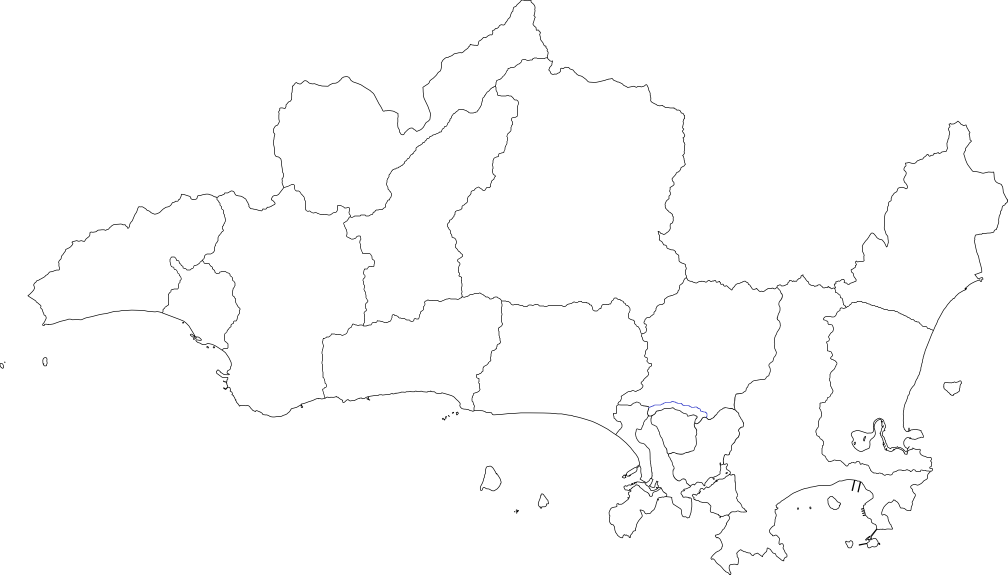
#> input picture 海南省村界/town/wenchang/三亚/change/Sanya_no_label.png, 3023 x 1724 px (shown at 1/3 size)
$ python diag_blue.py
#> lines starting #> are read from the running program, lines starting #| are printed output that depends on the picture
# -*- coding: utf-8 -*-
"""诊断：验证 change/Sanya_no_label.png 中 #3F48CC 画法是否存在、落在哪两个乡镇之间。"""
import numpy as np, cv2, geopandas as gpd, os

IMG = r"D:/Windows/Documents/海南省村界/海南省村界/town/wenchang/三亚/change/Sanya_no_label.png"
SHP = r"D:/Windows/Documents/海南省村界/海南省村界/2002/Final/Hainan_town_topo.shp"
OUT = r"D:/Windows/Documents/海南省村界/海南省村界/town/wenchang/三亚/change"

img = cv2.imdecode(np.fromfile(IMG, dtype=np.uint8), cv2.IMREAD_COLOR)
#> img is the input picture: shape (1724, 3023, 3); mean B, G, R 252.6, 252.6, 252.6
H, W = img.shape[:2]
#> H = 1724; W = 3023
print(f"PNG: {W}x{H}")
#| PNG: 3023x1724

bgr = np.array([204, 72, 63], np.int16)          # #3F48CC -> BGR
d = np.abs(img.astype(np.int16) - bgr).sum(axis=2)
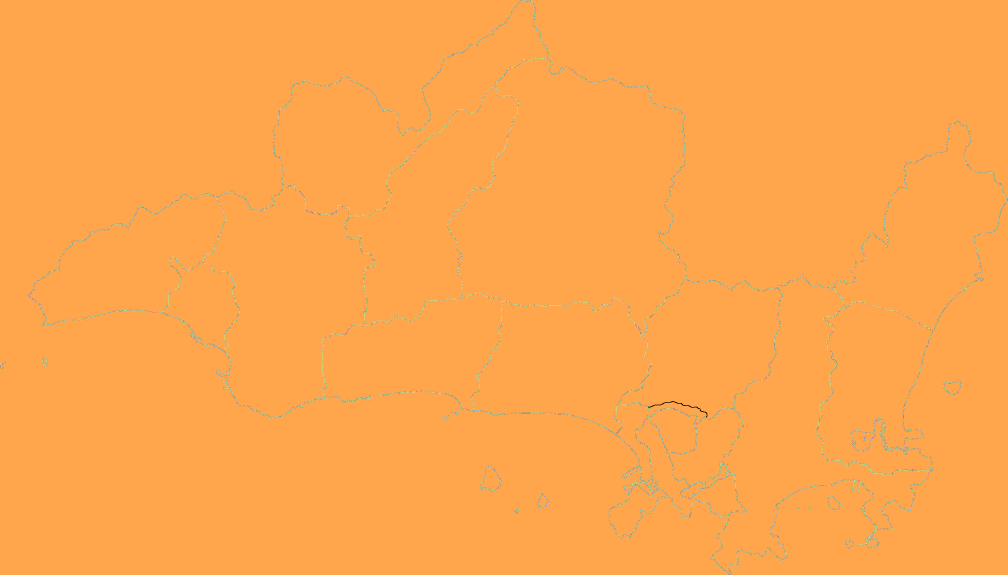
#> d: shape (1724, 3023) int64 (shown at 1/3 size); 185 distinct labels, from 0 to 426; one colour per label, 0 black
ys, xs = np.where(d <= 60)
#> ys = 480 values from 1203 to 1252; xs = 480 values, max 2121 at index 451, min 1945 at index 312, mean 2041
print(f"#3F48CC 像素数(容差60): {len(xs)}")
#| #3F48CC 像素数(容差60): 480
if len(xs):
    print(f"  x范围 [{xs.min()},{xs.max()}]  y范围 [{ys.min()},{ys.max()}]")
#|   x范围 [1945,2121]  y范围 [1203,1252]
    # 裁剪放大查看
    x0, x1 = max(0, xs.min()-120), min(W, xs.max()+120)
#> x0 = 1825; x1 = 2241
    y0, y1 = max(0, ys.min()-120), min(H, ys.max()+120)
#> y0 = 1083; y1 = 1372
    crop = img[y0:y1, x0:x1].copy()
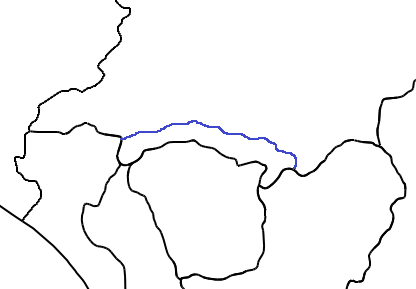
#> crop: shape (289, 416, 3); mean B, G, R 247.5, 247, 247
    crop = cv2.resize(crop, None, fx=3, fy=3, interpolation=cv2.INTER_NEAREST)
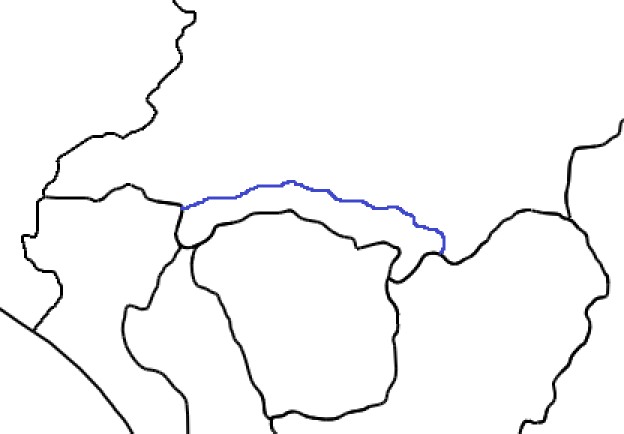
#> crop: shape (867, 1248, 3) (shown at 1/2 size); mean B, G, R 247.5, 247, 247
    cv2.imencode(".png", crop)[1].tofile(os.path.join(OUT, "_diag_blue_crop.png"))
    print(f"  裁剪区: x[{x0},{x1}] y[{y0},{y1}] -> _diag_blue_crop.png")
#|   裁剪区: x[1825,2241] y[1083,1372] -> _diag_blue_crop.png

# SHP 检查
#> (the run stopped early here; a loop or call above may not have finished)
